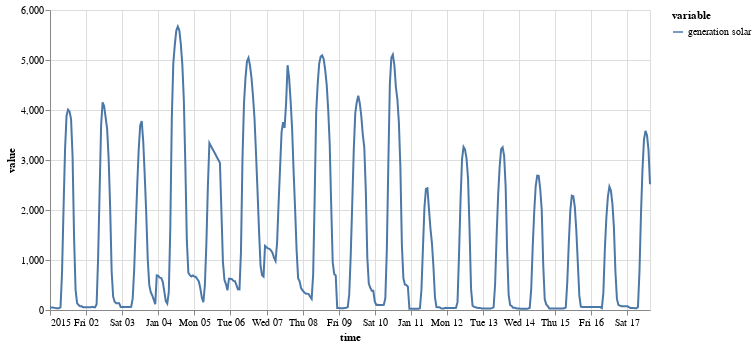

The code cell stored with this chart in its notebook:
### Markdown cell above
With univariate TimeSeries

### Code cell
on.Plot(ts_uni.head(400))\
    .add(on.marks.line)\
    .properties(width=600)\
    .show()

### Figure 1 — Vega specification as saved in the notebook (floating-point values rounded to 4 significant figures; data arrays with more than 128 entries replaced by an {"elided": "..."} marker saying what was removed)
{"$schema": "https://vega.github.io/schema/vega/v5.json", "data": [{"name": "source_0", "values": {"elided": "400 records"}, "transform": [{"type": "formula", "expr": "toDate(datum['time'])", "as": "time"}]}, {"name": "source_0_y_domain_value", "values": [{"min": 23.0, "max": 5668.0}]}, {"name": "source_0_color_domain_variable", "values": [{"variable": "generation solar"}]}], "marks": [{"type": "group", "name": "layer_0_pathgroup", "from": {"facet": {"data": "source_0", "name": "faceted_path_layer_0_main", "groupby": ["variable"]}}, "encode": {"update": {"height": {"field": {"signal": null, "datum": null, "group": "height", "parent": null}}, "width": {"field": {"signal": null, "datum": null, "group": "width", "parent": null}}}}, "marks": [{"type": "line", "name": "layer_0_marks", "from": {"data": "faceted_path_layer_0_main"}, "sort": {"field": "x"}, "encode": {"update": {"x": {"field": "time", "scale": "x"}, "y": {"field": "value", "scale": "y"}, "stroke": {"field": "variable", "scale": "color"}, "defined": {"signal": "isValid(datum[\"time\"]) && isFinite(+datum[\"time\"]) && isValid(datum[\"value\"]) && isFinite(+datum[\"value\"])"}}}, "style": ["line"]}]}], "scales": [{"name": "x", "type": "time", "domain": {"data": "source_0", "field": "time"}, "range": [0, {"signal": "width"}]}, {"name": "y", "type": "linear", "domain": [{"signal": "(data(\"source_0_y_domain_value\")[0] || {}).min"}, {"signal": "(data(\"source_0_y_domain_value\")[0] || {}).max"}], "range": [{"signal": "height"}, 0], "nice": true, "zero": true}, {"name": "color", "type": "ordinal", "domain": {"data": "source_0_color_domain_variable", "field": "variable", "sort": true}, "range": "category"}], "axes": [{"scale": "x", "grid": true, "orient": "bottom", "maxExtent": 0, "zindex": 0, "ticks": false, "domain": false, "tickCount": {"signal": "ceil(width/40)"}, "minExtent": 0, "labels": false, "gridScale": "y", "aria": false}, {"scale": "y", "minExtent": 0, "tickCount": {"signal": "ceil(height/40)"}, "aria": false, "zindex": 0, "orient": "left", "ticks": false, "maxExtent": 0, "grid": true, "labels": false, "gridScale": "x", "domain": false}, {"scale": "x", "zindex": 0, "tickCount": {"signal": "ceil(width/40)"}, "grid": false, "orient": "bottom", "labelFlush": true, "labelOverlap": true, "title": "time"}, {"scale": "y", "zindex": 0, "tickCount": {"signal": "ceil(height/40)"}, "grid": false, "labelOverlap": true, "orient": "left", "title": "value"}], "padding": 5, "style": "cell", "legends": [{"stroke": "color", "symbolType": "stroke", "title": "variable"}], "background": "white", "height": 300, "width": 600}
